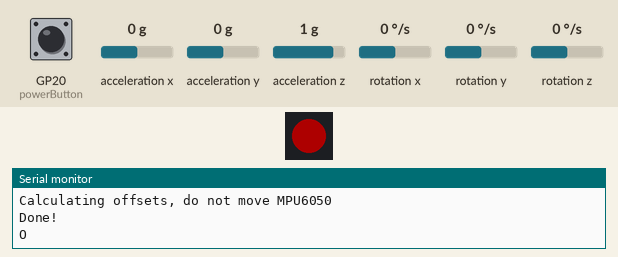
This sketch was run on a simulated Raspberry Pi Pico. On the bench: 1 RGB LEDs in strip order, left to right, the last lines printed to the serial monitor. The inputs (shaded band) are chosen by the test bench; at power-on: GP20 (powerButton) HIGH, acceleration x 0 g, acceleration y 0 g, acceleration z 1 g, rotation x 0 °/s, rotation y 0 °/s, rotation z 0 °/s. Dim RGB values are drawn brighter than linear. At 11.8 s the program restarts the board; the recording ends there.

Above: at 3.2 s.
3.3 s: GP20 (powerButton) pulled LOW for 0.15 s
At 3.8 s:
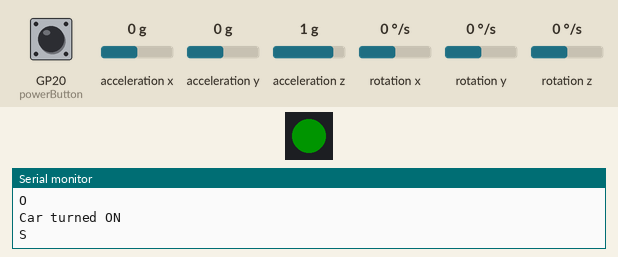
4.9 s: GP20 (powerButton) pulled LOW for 3.2 s
At 8.9 s:
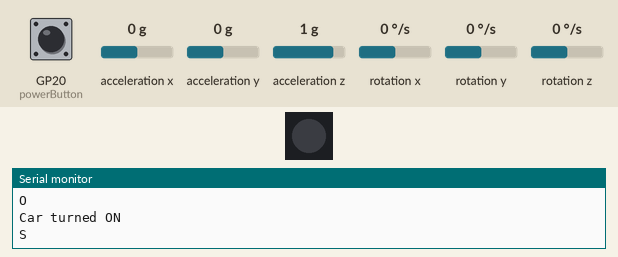
At 10.4 s:
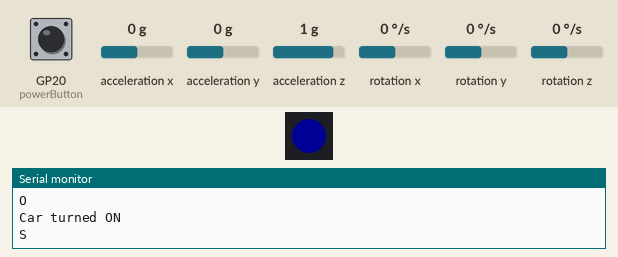
Timing chart, 0 to 11.8 s (numbered marks = the images above; inputs shaded):
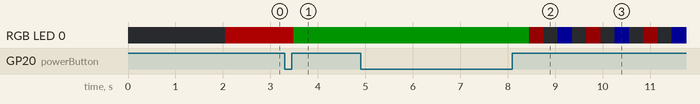

Measured:
- after the input at 3.3 s, RGB LED 0: RGB(50, 0, 0) → RGB(0, 20, 0) after 0.19 s
- after the input at 4.9 s, RGB LED 0: RGB(0, 20, 0) → RGB(20, 0, 0) after 3.6 s, then repeats every 1.2 s: off 0.30 s, RGB(0, 0, 20) 0.30 s, off 0.30 s, RGB(20, 0, 0) 0.30 s

The sketch:

Solar_Tracking_Robot_Remote.ino
```cpp
#include "Wire.h"
#include <MPU6050_light.h>
#include <SoftwareSerial.h>
#include <Adafruit_NeoPixel.h>

#define LED_PIN 28
#define NUM_LEDS 1

#define Min_Angle 30
MPU6050 mpu(Wire1);
Adafruit_NeoPixel pixels(NUM_LEDS, LED_PIN, NEO_GRB + NEO_KHZ800);

#define RX_PIN 5
#define TX_PIN 4

const int powerButton = 20;
int powerState = HIGH;
int prevPowerState = HIGH;
boolean carOn = false;

unsigned long buttonPressTime = 0;
const unsigned long longPressDuration = 500; // Adjust the long-press duration as needed (in milliseconds)

char previousCommand = '\0'; // Previous command sent to the control

void setup() {
  Serial2.setRX(RX_PIN);
  Serial2.setTX(TX_PIN);
  Serial2.begin(9600);

  Wire1.setSDA(26);
  Wire1.setSCL(27);
  Serial.begin(9600);
  Wire1.begin();

  byte status = mpu.begin();
  Serial.print(F("MPU6050 status: "));
  Serial.println(status);
  while (status != 0) { } // stop everything if could not connect to MPU6050

  Serial.println(F("Calculating offsets, do not move MPU6050"));
  delay(1000);
  mpu.calcOffsets(true, true); // gyro and accelero
  Serial.println("Done!\n");

  pinMode(powerButton, INPUT_PULLUP);

  pixels.begin();
  pixels.show(); // Initialize all pixels to off
}

void loop() {
  mpu.update();
  delay(50);
  powerState = digitalRead(powerButton);

  if (powerState != prevPowerState) {
    delay(20);

    if (powerState == LOW) {
      buttonPressTime = millis(); // Record button press time
    } else {
      unsigned long buttonReleaseTime = millis();
      unsigned long buttonPressDuration = buttonReleaseTime - buttonPressTime;

      if (buttonPressDuration < longPressDuration) {
        toggleCarPower(); // Perform short press action
      } else {
        performLongPressAction(); // Perform long press action
      }
    }

    prevPowerState = powerState; // Update the previous power state
  }

  if (carOn) {
    pixels.setBrightness(20);

    for (int i = 0; i < NUM_LEDS; i++) {
      pixels.setPixelColor(i, pixels.Color(0, 255, 0)); // Set pixel color to green (RGB)
    }

    pixels.show(); // Update the strip

    int angleX = mpu.getAccAngleX();
    int angleY = mpu.getAccAngleY();

    char commandToSend = '\0'; // Command to be sent to the control

    if (angleY < -Min_Angle) {
      commandToSend = 'B'; // Send backward command
    } else if (angleY > Min_Angle) {
      commandToSend = 'F'; // Send forward command
    } else if (angleX > Min_Angle) {
      commandToSend = 'R'; // Send right command
    } else if (angleX < -Min_Angle) {
      commandToSend = 'L'; // Send left command
    } else {
      commandToSend = 'S'; // Send stop command
    }

    if (commandToSend != previousCommand) {
      Serial2.write(commandToSend); // Send the command to the control
      Serial.println(commandToSend);
      previousCommand = commandToSend; // Update the previous command
    }
  } else {
    if (previousCommand != 'O') {
      Serial2.write('O'); // Send off command
      Serial.println('O');
      previousCommand = 'O'; // Update the previous command
    }

    pixels.setBrightness(50);

    for (int i = 0; i < NUM_LEDS; i++) {
      pixels.setPixelColor(i, pixels.Color(255, 0, 0)); // Set pixel color to red (RGB)
    }
    pixels.show(); // Update the strip
  }
}

void toggleCarPower() {
  if (carOn) {
    carOn = false;
    if (previousCommand != '0') {
      Serial2.write('0'); // Send off command
      Serial.println("Car turned OFF");
      previousCommand = '0'; // Update the previous command
    }
  } else {
    carOn = true;
    if (previousCommand != '1') {
      Serial2.write('1'); // Send on command
      Serial.println("Car turned ON");
      previousCommand = '1'; // Update the previous command
    }
  }
}

void performLongPressAction() {
  for (int i = 0; i < 3; i++) {
    delay(300);
    for (int i = 0; i < NUM_LEDS; i++) {
      pixels.setPixelColor(i, pixels.Color(255, 0, 0)); // Set pixel color to red (RGB)
    }
    pixels.show(); // Update the strip
    delay(300);
    for (int i = 0; i < NUM_LEDS; i++) {
      pixels.setPixelColor(i, pixels.Color(0, 0, 0)); // Set pixel color to off (RGB)
    }
    pixels.show(); // Update the strip
    delay(300);
    for (int i = 0; i < NUM_LEDS; i++) {
      pixels.setPixelColor(i, pixels.Color(0, 0, 255)); // Set pixel color to blue (RGB)
    }
    pixels.show(); // Update the strip
    delay(300);
    for (int i = 0; i < NUM_LEDS; i++) {
      pixels.setPixelColor(i, pixels.Color(0, 0, 0)); // Set pixel color to off (RGB)
    }
    pixels.show(); // Update the strip
  }
  NVIC_SystemReset();
}
```
